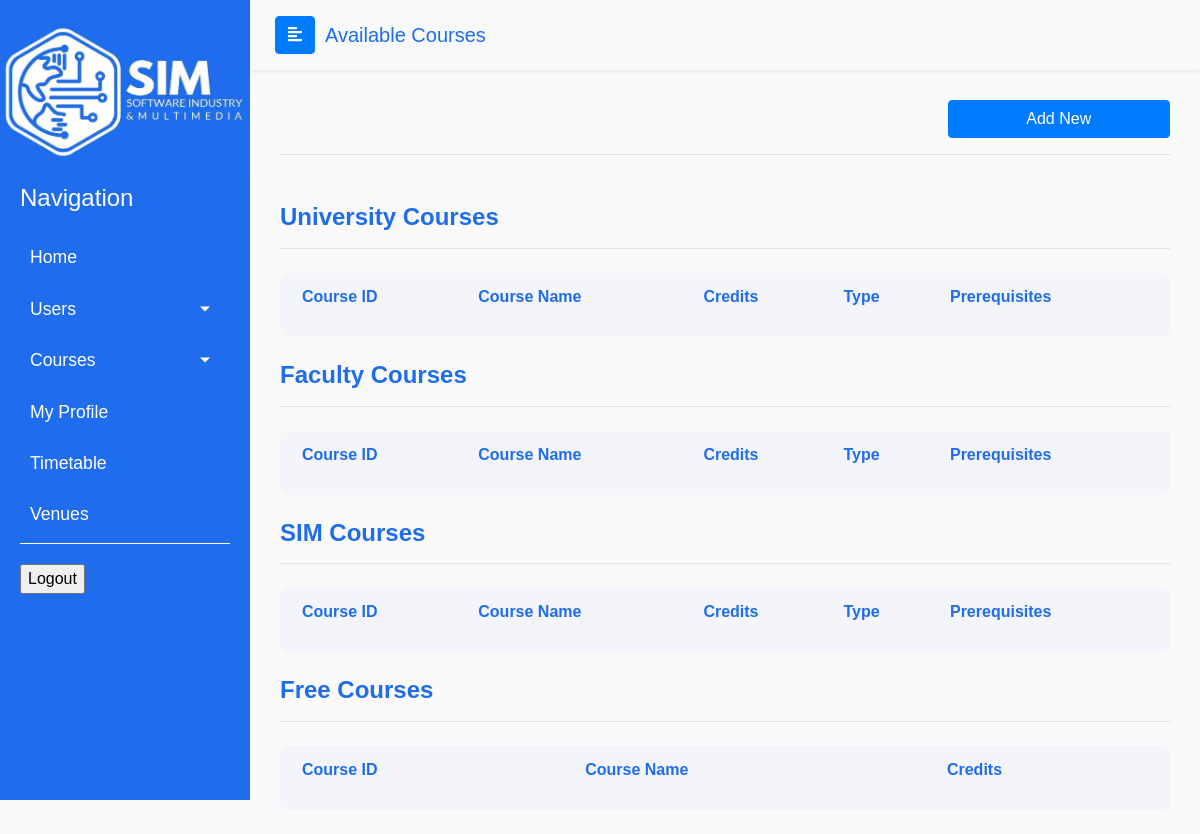
/admin/available_courses_t.php, run on an earlier commit of the app's database.
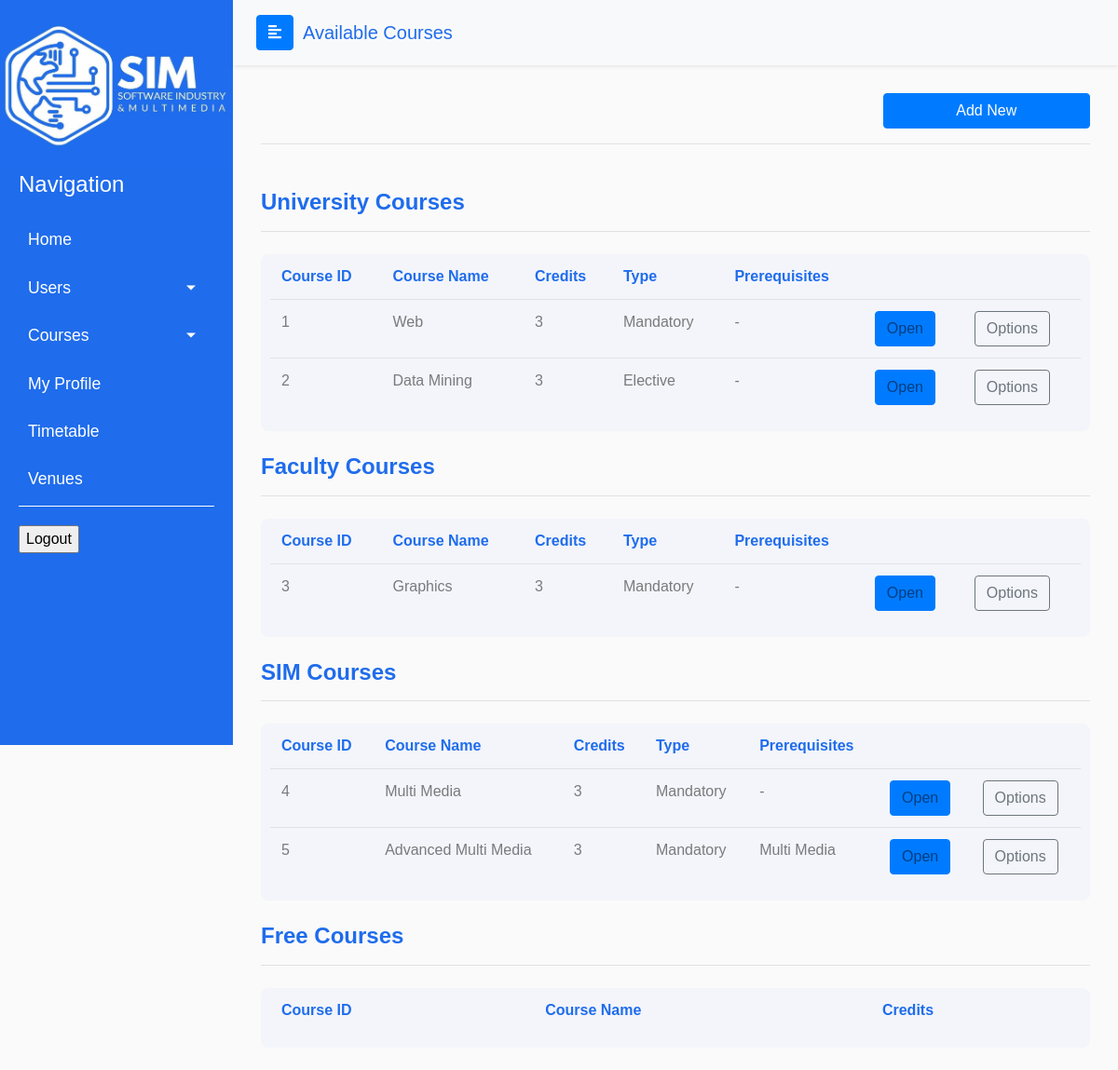
And on a later commit of the database.
### tables this page shows
CREATE TABLE `courses` (
  `course_id` int(12) NOT NULL,
  `name` varchar(255) NOT NULL,
  `credits` int(11) NOT NULL,
  `has_preq` tinyint(1) DEFAULT NULL,
  `has_labs` tinyint(1) DEFAULT NULL,
  `has_practical` tinyint(1) DEFAULT NULL,
  `category` varchar(20) NOT NULL DEFAULT 'university',
  `elective` varchar(5) NOT NULL DEFAULT 'no'
);

### paths.php (called while the page is built, shortened)
<?php
$root = "Web-Project-2";
$logo_path = DIRECTORY_SEPARATOR. $root .DIRECTORY_SEPARATOR. "media" .DIRECTORY_SEPARATOR. "logo.jpeg";
$my_profile_path = DIRECTORY_SEPARATOR. $root .DIRECTORY_SEPARATOR. "my_profile.php";
$announcements_path = DIRECTORY_SEPARATOR .$root .DIRECTORY_SEPARATOR. "student" .DIRECTORY_SEPARATOR. "announcements.php";
$venues_path = DIRECTORY_SEPARATOR. $root .DIRECTORY_SEPARATOR."admin" .DIRECTORY_SEPARATOR. "venues.php";
$timetable_admin_path = DIRECTORY_SEPARATOR. $root .DIRECTORY_SEPARATOR. "admin" .DIRECTORY_SEPARATOR. "timetable.php";

### includes/Admin/sas/functions.php (called while the page is built, shortened)
<?php
include_once dirname(__FILE__, 2) . "\\utils\\iniclude_utils_files.php";
function getAvailableCourses($category)
{
    global $conn;
    $query = "SELECT * FROM courses WHERE category='{$category}'";
    $query_result = mysqli_query($conn, $query);
    return $query_result;
}
function getCoursePrerequisite($courseId)
{
    global $conn;
    $prerequisite = "-";
    $preq_query = "SELECT name from prerequisites p
    INNER JOIN courses c on p.prerequisite_id = c.course_id
    WHERE p.id_course = $courseId";
    $preq_query_result = mysqli_query($conn, $preq_query);
    $data = mysqli_fetch_assoc($preq_query_result);
    if (mysqli_num_rows($preq_query_result)) {
        $prerequisite = $data['name'];
    }
    return $prerequisite;
}

### admin/available_courses_t.php (the view, shortened to what this page needs)
<?php
include "../includes/functions.php";
include dirname(__FILE__, 2) . "\\includes\\Admin\\sas\\functions.php";
?>
<!DOCTYPE html>
<html>
<head>
  <?php include "../includes/bootstrap_styles_start.php"; ?>
  <link rel="stylesheet" href="css/available_courses.css">
  <link rel="stylesheet" href="css/table.css">
</head>
<body>
  <div class="wrapper">
    <?php include "../includes/admin_sidebar.php"; ?>
    <div id="content">
      <nav class="navbar navbar-expand-lg sticky-top navbar-light bg-light shadow-sm">
        <div class="container-fluid">
        <button type="button" id="sidebarCollapse" class="btn btn-primary">
          <i class="fas fa-align-left"></i>
        </button>
        <a class="navbar-brand" id="page-title" href="#">Available Courses</a>
      </nav>
      <div class="page-body">
        <div class="container-fluid">
          <div class="row justify-content-end">
              <a href="add_new_course.php" class=" btn btn-primary btn-block w-25">Add New</a>
          </div>
        </div>
        <hr class="mb-4">
        <br>
        <h4 class="font-weight-bold" style=" color:rgb(31,108,236);">University Courses</h4>
        <hr class="mb-4">
        <div class="table-container table-responsive">
          <table class="table">
            <thead>
              <tr>
                <th scope="col">Course ID</th>
                <th scope="col">Course Name</th>
                <th scope="col">Credits</th>
                <th scope="col">Type</th>
                <th scope="col">Prerequisites</th>
              </tr>
            </thead>
            <tbody>
              <?php
                $university_courses = getAvailableCourses('university');
                while ($row = mysqli_fetch_assoc($university_courses)) {
                  $cname = $row['name'];
                  $id = $row['course_id'];
                  $credits = $row['credits'];
                  $type = $row['elective'] == "yes" ? "Elective" : "Mandatory";
                  $prerequisite = getCoursePrerequisite($id);
              ?>
                <tr>
                  <td><?php echo $id ?></td>
                  <td><?php echo $cname ?></td>
                  <td><?php echo $credits ?></td>
                  <td><?php echo $type ?></td>
                  <td><?php echo $prerequisite ?></td>
                  <td><a data-id='<?php echo $id ?>' class='btn btn-primary launch-modal' data-toggle='modal' data-target='#modalContactForm'>Open</a></td>
                  <td><a href='edit_course.php?course_id=<?php echo $id ?>' class='btn btn-outline-secondary'>Options</a></td>
                </tr>
              <?php } ?>
            </tbody>
          </table>
        </div>
        <br>
        <h4 class="font-weight-bold" style=" color:rgb(31,108,236);">Faculty Courses</h4>
        <hr class="mb-4">
        <div class="table-container table-responsive">
          <table class="table">
            <thead>
              <tr>
                <th scope="col">Course ID</th>
                <th scope="col">Course Name</th>
                <th scope="col">Credits</th>
                <th scope="col">Type</th>
                <th scope="col">Prerequisites</th>
              </tr>
            </thead>
            <tbody>
              <?php
                $faculty_courses = getAvailableCourses('faculty');
                while ($row = mysqli_fetch_assoc($faculty_courses)) {
                  $cname = $row['name'];
                  $id = $row['course_id'];
                  $credits = $row['credits'];
                  $type = $row['elective'] == "yes" ? "Elective" : "Mandatory";
                  $prerequisite = getCoursePrerequisite($id);
              ?>
                <tr>
                  <td><?php echo $id ?></td>
                  <td><?php echo $cname ?></td>
                  <td><?php echo $credits ?></td>
                  <td><?php echo $type ?></td>
                  <td><?php echo $prerequisite ?></td>
                  <td><a data-id='<?php echo $id ?>' class='btn btn-primary launch-modal' data-toggle='modal' data-target='#modalContactForm'>Open</a></td>
                  <td><a href='edit_course.php?course_id=<?php echo $id ?>' class='btn btn-outline-secondary'>Options</a></td>
                </tr>
              <?php } ?>
            </tbody>
          </table>
        </div>
        <br>
        <h4 class="font-weight-bold" style=" color:rgb(31,108,236);">SIM Courses</h4>
        <hr class="mb-4">
        <div class="table-container table-responsive">
          <table class="table">
            <thead>
              <tr>
                <th scope="col">Course ID</th>
                <th scope="col">Course Name</th>
                <th scope="col">Credits</th>
                <th scope="col">Type</th>
                <th scope="col">Prerequisites</th>
              </tr>
            </thead>
            <tbody>
              <?php
                $sim_courses = getAvailableCourses('sim');
                while ($row = mysqli_fetch_assoc($sim_courses)) {
                  $cname = $row['name'];
                  $id = $row['course_id'];
                  $credits = $row['credits'];
                  $type = $row['elective'] == "yes" ? "Elective" : "Mandatory";
                  $prerequisite = getCoursePrerequisite($id);
              ?>
                <tr>
                  <td><?php echo $id ?></td>
                  <td><?php echo $cname ?></td>
                  <td><?php echo $credits ?></td>
                  <td><?php echo $type ?></td>
                  <td><?php echo $prerequisite ?></td>
                  <td><a data-id='<?php echo $id ?>' class='btn btn-primary launch-modal' data-toggle='modal' data-target='#modalContactForm'>Open</a></td>
                  <td><a href='edit_course.php?course_id=<?php echo $id ?>' class='btn btn-outline-secondary'>Options</a></td>
                </tr>
              <?php } ?>
            </tbody>
          </table>
        </div>
        <br>
        <h4 class="font-weight-bold" style=" color:rgb(31,108,236);">Free Courses</h4>
        <hr class="mb-4">
        <div class="table-container table-responsive">
          <table class="table">
            <thead>
              <tr>
                <th scope="col">Course ID</th>
                <th scope="col">Course Name</th>
                <th scope="col">Credits</th>
              </tr>
            </thead>
          </table>
        </div>
        <br>
      </div>
    </div>
  </div>
</body>
</html>

### includes/bootstrap_styles_start.php (shortened to what this page needs)
<link rel="stylesheet"
    href="https://cdnjs.cloudflare.com/ajax/libs/malihu-custom-scrollbar-plugin/3.1.5/jquery.mCustomScrollbar.min.css">
<link rel="stylesheet" href="https://stackpath.bootstrapcdn.com/bootstrap/4.1.0/css/bootstrap.min.css"
>
    <link rel="stylesheet" href="../css/rootStyles.css">

### includes/admin_sidebar.php (shortened to what this page needs)
<?php
include_once dirname(__FILE__, 2)."\\paths.php";
include_once "functions.php";
?>
<nav id="sidebar">
            <div class="sidebar-header">
                <img src="<?php echo $logo_path ?>" alt="SIM-LOGO">
            </div>
            <p>Navigation</p>
            <ul class="list-unstyled components">
                <li>
                    <a href="<?php echo $announcements_path ?>">Home</a>
                </li>
                <li class="active">
                    <a href="#homeSubmenu" data-toggle="collapse" aria-expanded="false" class="dropdown-toggle">Users</a>
                </li>
                <li>
                    <a href="#pageSubmenu" data-toggle="collapse" aria-expanded="false" class="dropdown-toggle">Courses</a>
                </li>
                <li>
                    <a href="<?php echo $my_profile_path ?>">My Profile</a>
                </li>
                <li>
                    <a href="<?php echo $timetable_admin_path ?>">Timetable</a>
                </li>
                <li>
                    <a href="<?php echo $venues_path ?>">Venues</a>
                </li>
            </ul>
            <ul class="list-unstyled CTAs">
                <form method="post">
                    <input type="submit" class="cta-logout" name="logout-btn" value="Logout">
                </form>
            </ul>
        </nav>

### css/rootStyles.css (style rules this page uses)
:root { --primary: rgb(31,108,236); --danger: red; }
body { font-family: 'Poppins', sans-serif; background: #fafafa; }
p { font-family: 'Poppins', sans-serif; font-size: 1.1em; font-weight: 300; line-height: 1.7em; color: #999; }
a, a:hover, a:focus { color: inherit; text-decoration: none; transition: all 0.3s; }
.navbar { padding: 15px 10px; background: #fff; border: none; border-radius: 0; margin-bottom: 30px; box-shadow: 1px 1px 3px rgba(0, 0, 0, 0.1); }
.navbar-brand#page-title { margin-left: 10px; color: var(--primary) !important; }
.page-body { padding: 0 30px; }
.wrapper { display: flex; width: 100%; }
#sidebar { width: 250px; position: fixed; top: 0; left: 0; height: 100vh; z-index: 999; background: var(--primary); color: #fff; transition: all 0.3s; align-items: stretch; }
#sidebar .sidebar-header img { width: 250px; }
#sidebar ul.components { margin: 0 20px; border-bottom: 1px solid #fff; }
#sidebar p { color: #fff; padding: 0 20px; font-size: 1.5em; }
#sidebar ul li a { padding: 10px; font-size: 1.1em; display: block; border-radius: 5px; margin-bottom: 5px; }
a[data-toggle="collapse"] { position: relative; }
.dropdown-toggle::after { display: block; position: absolute; top: 50%; right: 20px; transform: translateY(-50%); }
ul.CTAs { padding: 20px; }
#content { width: calc(100% - 250px); min-height: 100vh; transition: all 0.3s; position: absolute; top: 0; right: 0; }

### admin/css/available_courses.css (style rules this page uses)
tr td { color: rgb(0,0,0,0.5); }

### admin/css/table.css (style rules this page uses)
.table-container { background-color: rgba(31, 108, 236, 0.03); border-radius: 8px; padding: 0 10px; }
.table thead tr th { border: none !important; }
tbody { color: rgba(0,0,0,0.5); }
th { color: rgb(31, 108, 236) !important; }

What changed in the data, as far as the page shows it:
added courses: course_id "1", name "Web", credits "3", elective "Mandatory", prerequisite "-", shown under "University Courses"
added courses: course_id "2", name "Data Mining", credits "3", elective "Elective", prerequisite "-", shown under "University Courses"
added courses: course_id "3", name "Graphics", credits "3", elective "Mandatory", prerequisite "-", shown under "Faculty Courses"
added courses: course_id "4", name "Multi Media", credits "3", elective "Mandatory", prerequisite "-", shown under "SIM Courses"
added courses: course_id "5", name "Advanced Multi Media", credits "3", elective "Mandatory", prerequisite "Multi Media", shown under "SIM Courses"
